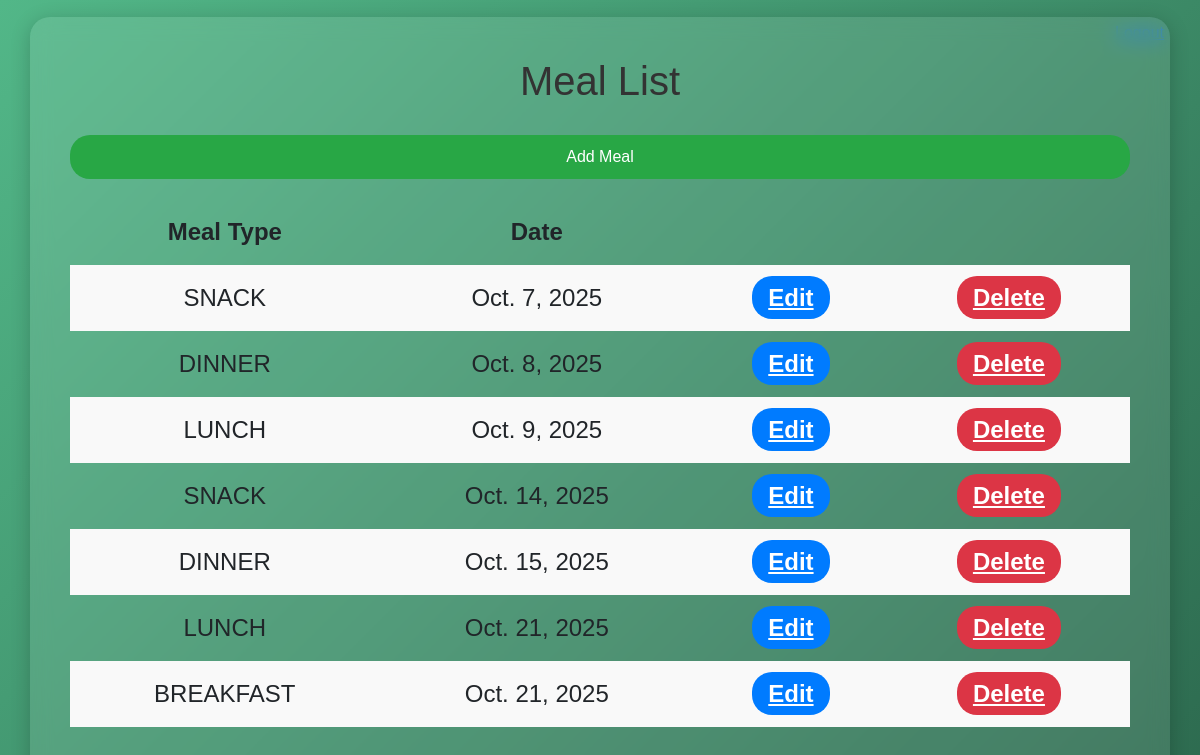
The page /meals/ (signed in) on the database its author committed.
### meals/models.py (models this page shows, shortened)
class Meal(models.Model):
    TYPE = [('BREAKFAST','BREAKFAST'),('LUNCH','LUNCH'),('SNACK','SNACK'),('DINNER','DINNER')]
    user = models.ForeignKey(User, on_delete=models.CASCADE)
    date = models.DateField(auto_now_add=True)
    mealtype = models.CharField(choices=TYPE, max_length=50)

### meals/views.py (the view)
# urls.py: path('',views.list_meal, name="list_meal"),
def list_meal(request):
    user = request.user
    meal = Meal.objects.filter(user=user)
    return render(request,"list_meal.html",{"meal":meal})

### meals/templates/list_meal.html (shortened to what this page needs)
<!DOCTYPE html>
<html>
    <head>
        <link href="https://cdn.jsdelivr.net/npm/bootstrap@5.3.8/dist/css/bootstrap.min.css" rel="stylesheet">
    </head>
    <body>
        <button type="submit" class="logout" style="background: none; border: none; color: #fff;"><a href="{% url 'home' %}">Logout</a></button>
        <div class="container">
            <h1>Meal List</h1>
        <a href="{% url 'add_meal'%}" class="add-meal">Add Meal</a>
        {% if meal %}
            <table>
                <tr>
                    <th>
                        Meal Type
                    </th>
                    <th>
                        Date
                    </th>
                </tr>
            {% for m in meal %}
                <tr>
                    <td>{{m.mealtype}}</td>
                    <td>{{m.date}}</td>
                    <td><a href="{% url 'edit_meal' m.id %}" class=" p edit">Edit</a></td>
                    <td><a href="{% url 'delete_meal' m.id %}" class="p delete">Delete</a></td>
                </tr>
            {% endfor %}
        {% else %}
            <p>No Meals</p>
        {% endif %}
    </div>
    </body>
</html>

### meals/templates/list_meal.html (style rules this page uses)
body { margin: 0; padding: 0; font-family: "poppins", sans-serif; background: url(https://media.licdn.com/dms/image/v2/D5612AQE2p09TCgrVDw/article-cover_image-shrink_600_2000/article-cover_image-shrink_600_2000/0/1699269169566?e=2147483647&v=beta&t=sLyLpQXDuxShwgyiQPoXm3zgvFv_NY8nlF0v-KgLeFw) center/cover no-repeat, linear-gradient(135deg, #52b788, #2d6a4f); height: 100vh; display: flex; justify-content: center; align-items: center; }
.container { text-align: center; background: rgba(255, 255, 255, 0.1); padding: 40px; backdrop-filter: blur(10px); box-shadow: 0 4px 20px rgba(0, 0, 0, 0.2); border-radius: 20px; }
table { width: 100%; border-collapse: collapse; text-align: center; margin-bottom: 1rem; font-size: 1.5rem; }
th, td { padding: 15px; }
h1 { text-align: center; color: #333; margin-bottom: 30px; }
tr:nth-child(even) { background-color: #f9f9f9; }
.p { border: none; padding: 8px 16px; border-radius: 20px; cursor: pointer; transition: all 0.3s ease; color: white; font-weight: bold; }
.edit { background-color: #007bff; }
.delete { background-color: #dc3545; }
.add-meal { display: block; text-align: center; margin-bottom: 20px; text-decoration: none; background-color: #28a745; color: white; padding: 10px 20px; border-radius: 20px; transition: 0.3s; }
.logout { position: absolute; top: 20px; right: 30px; }

### rows shown on the page
Meal: mealtype "SNACK", date "Oct. 7, 2025"
Meal: mealtype "DINNER", date "Oct. 8, 2025"
Meal: mealtype "LUNCH", date "Oct. 9, 2025"
Meal: mealtype "SNACK", date "Oct. 14, 2025"
Meal: mealtype "DINNER", date "Oct. 15, 2025"
Meal: mealtype "LUNCH", date "Oct. 21, 2025"
Meal: mealtype "BREAKFAST", date "Oct. 21, 2025"
